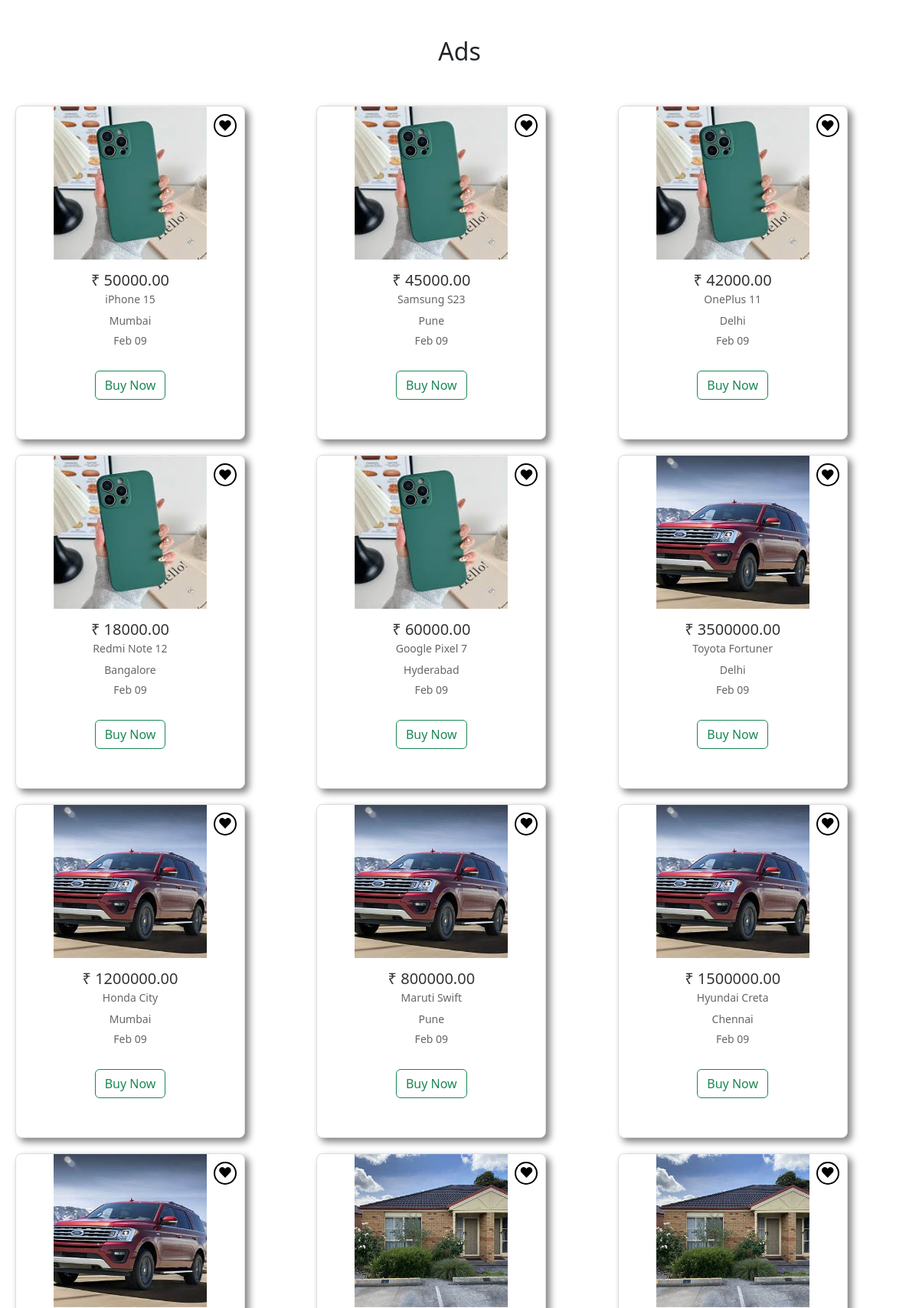
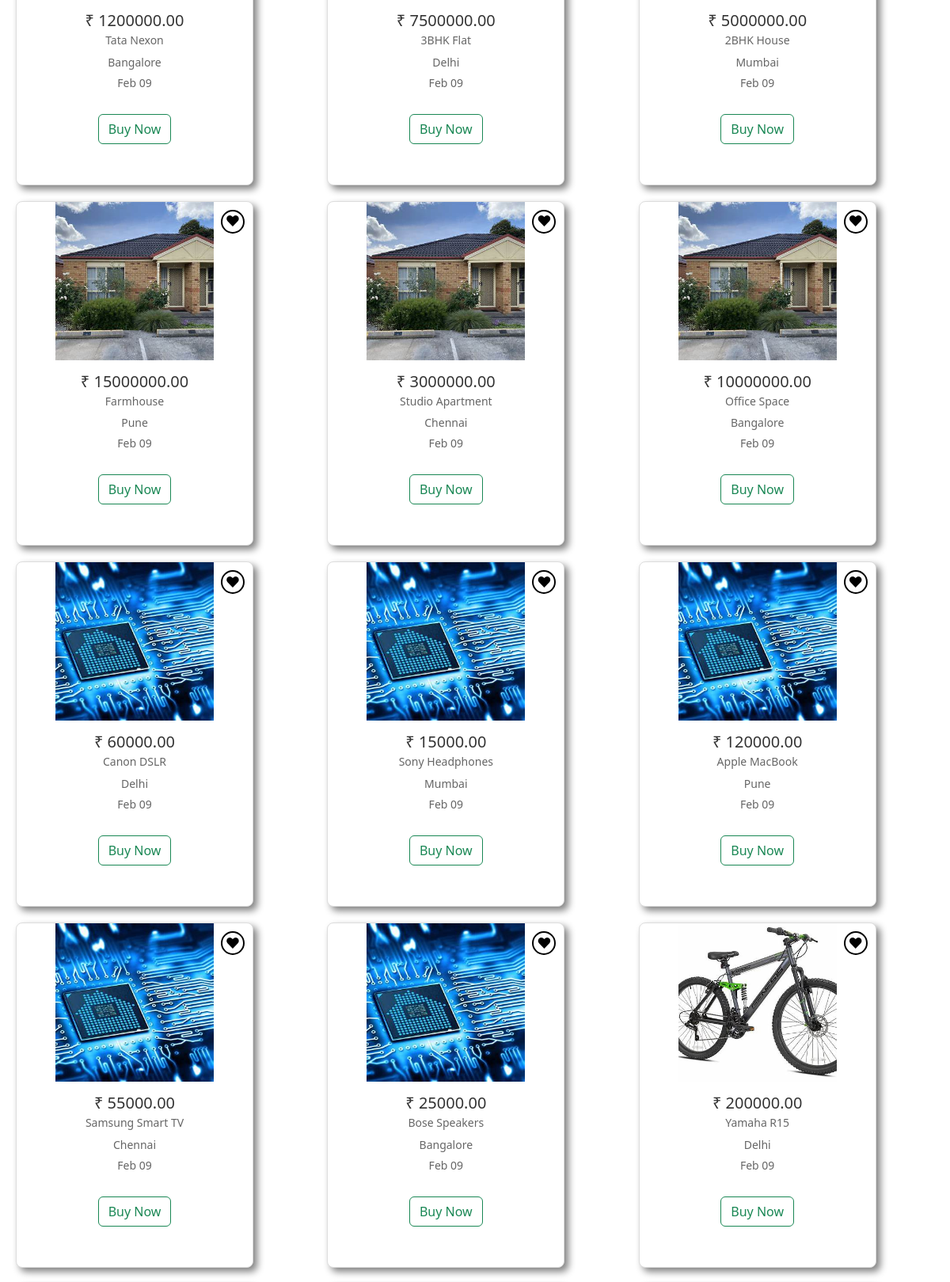
/aresources/all_products.php (upper part), run on the app's committed database (2 pictures, top to bottom).
### tables this page shows
CREATE TABLE `products` (
  `product_id` int(11) NOT NULL,
  `uid` int(11) NOT NULL,
  `title` varchar(255) NOT NULL,
  `price` decimal(10,2) NOT NULL,
  `address` varchar(255) NOT NULL,
  `description` text DEFAULT NULL,
  `product_image` varchar(255) DEFAULT NULL,
  `listing_date` datetime DEFAULT current_timestamp(),
  `category` varchar(100) NOT NULL
);

### aresources/all_products.php (the view, shortened to what this page needs)
<?php
include '../config/db-connect.php';
$sql = "SELECT title, price, address, listing_date, product_image, product_id FROM products ORDER BY listing_date DESC  ";
$result = $conn->query($sql);
echo " <br><br><h2>
        <center>Ads</center>
    </h2><br>";
if ($result->num_rows > 0) {
    echo '<div class="product-grid">';
    while ($row = $result->fetch_assoc()) {
        echo '<div class="product-card">';
        echo '<div class="image-box">';
        echo '<img src="' . $row['product_image'] . '" alt="' . $row['title'] . '">';
        echo '</div>';
        echo '<div class="product-info">';
        echo '<h3>₹ ' . $row['price'] . '</h3>';
        echo '<h2><p>' . $row['title'] . '</p></h2>';
        echo '<p>' . $row['address'] . '</p>';
        echo '<p>' . date("M d", strtotime($row['listing_date'])) . '</p>';
        echo '<form method="POST" action="../Backend/product-details.php">';
        echo '<br><button type="submit" class="btn btn-outline-success">Buy Now</button>';
        echo '</form>';
        echo '</div>';
        echo '<button class="wishlist-btn">❤︎</button>';
        echo '</div>';
    }
    echo '</div>';
} else {
    echo "<p>No products found!</p>";
}
?>
<!DOCTYPE html>
<html lang="en">
<head>
    <link rel="stylesheet" href="../css/productGrid.css">
    <link rel="stylesheet" href="https://cdnjs.cloudflare.com/ajax/libs/font-awesome/6.7.2/css/all.min.css" />
    <link href="https://cdn.jsdelivr.net/npm/bootstrap@5.3.0/dist/css/bootstrap.min.css" rel="stylesheet">
</head>
<body>
</body>
</html>

### css/productGrid.css (style rules this page uses)
.product-grid { display: grid; grid-template-columns: repeat(auto-fill, minmax(300px, 1fr)); gap: 20px; padding: 20px; }
.product-card { border: 1px solid #ddd; border-radius: 8px; overflow: hidden; position: relative; background: #fff; transition: transform 0.3s ease; width: 300px; padding-bottom: 20px; box-shadow: 5px 5px 10px gray; }
.image-box { width: 200px; height: 200px; margin: 0 auto; display: flex; justify-content: center; align-items: center; background-color: #f8f8f8; border-radius: 8px; }
.image-box img { width: 100%; height: 100%; object-fit: cover; }
.product-info { padding: 15px; text-align: center; }
.product-info h3 { margin: 0; color: #333; font-size: 20px; }
.product-info p { margin: 5px 0; color: #666; font-size: 14px; }
.wishlist-btn { position: absolute; top: 10px; right: 10px; background: none; border: 2px solid black; border-radius: 50%; cursor: pointer; width: 30px; height: 30px; font-size: 18px; display: flex; justify-content: center; align-items: center; color: black; transition: color 0.3s ease, background-color 0.3s ease; }

### data on the page
products: product_image (picture), price "50000.00", title "iPhone 15", address "Mumbai", listing_date "Feb 09"
products: product_image (picture), price "45000.00", title "Samsung S23", address "Pune", listing_date "Feb 09"
products: product_image (picture), price "42000.00", title "OnePlus 11", address "Delhi", listing_date "Feb 09"
products: product_image (picture), price "18000.00", title "Redmi Note 12", address "Bangalore", listing_date "Feb 09"
products: product_image (picture), price "60000.00", title "Google Pixel 7", address "Hyderabad", listing_date "Feb 09"
products: product_image (picture), price "3500000.00", title "Toyota Fortuner", address "Delhi", listing_date "Feb 09"
products: product_image (picture), price "1200000.00", title "Honda City", address "Mumbai", listing_date "Feb 09"
products: product_image (picture), price "800000.00", title "Maruti Swift", address "Pune", listing_date "Feb 09"
products: product_image (picture), price "1500000.00", title "Hyundai Creta", address "Chennai", listing_date "Feb 09"
products: product_image (picture), price "1200000.00", title "Tata Nexon", address "Bangalore", listing_date "Feb 09"
products: product_image (picture), price "7500000.00", title "3BHK Flat", address "Delhi", listing_date "Feb 09"
products: product_image (picture), price "5000000.00", title "2BHK House", address "Mumbai", listing_date "Feb 09"
products: product_image (picture), price "15000000.00", title "Farmhouse", address "Pune", listing_date "Feb 09"
products: product_image (picture), price "3000000.00", title "Studio Apartment", address "Chennai", listing_date "Feb 09"
products: product_image (picture), price "10000000.00", title "Office Space", address "Bangalore", listing_date "Feb 09"
products: product_image (picture), price "60000.00", title "Canon DSLR", address "Delhi", listing_date "Feb 09"
products: product_image (picture), price "15000.00", title "Sony Headphones", address "Mumbai", listing_date "Feb 09"
products: product_image (picture), price "120000.00", title "Apple MacBook", address "Pune", listing_date "Feb 09"
products: product_image (picture), price "55000.00", title "Samsung Smart TV", address "Chennai", listing_date "Feb 09"
products: product_image (picture), price "25000.00", title "Bose Speakers", address "Bangalore", listing_date "Feb 09"
products: product_image (picture), price "200000.00", title "Yamaha R15", address "Delhi", listing_date "Feb 09"
